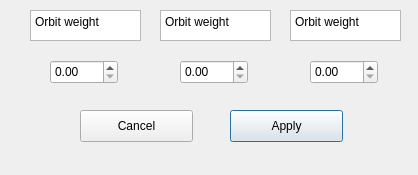
<?xml version="1.0" encoding="UTF-8"?>
<ui version="4.0">
 <class>ChangeBpmsWeight</class>
 <widget class="QDialog" name="ChangeBpmsWeight">
  <property name="geometry">
   <rect>
    <x>0</x>
    <y>0</y>
    <width>418</width>
    <height>175</height>
   </rect>
  </property>
  <property name="windowTitle">
   <string>Change BPM's weights</string>
  </property>
  <widget class="QPushButton" name="pushButton">
   <property name="geometry">
    <rect>
     <x>230</x>
     <y>110</y>
     <width>113</width>
     <height>32</height>
    </rect>
   </property>
   <property name="text">
    <string>Apply</string>
   </property>
  </widget>
  <widget class="QPushButton" name="pushButton_2">
   <property name="geometry">
    <rect>
     <x>80</x>
     <y>110</y>
     <width>113</width>
     <height>32</height>
    </rect>
   </property>
   <property name="text">
    <string>Cancel</string>
   </property>
  </widget>
  <widget class="QDoubleSpinBox" name="doubleSpinBox">
   <property name="geometry">
    <rect>
     <x>50</x>
     <y>60</y>
     <width>68</width>
     <height>24</height>
    </rect>
   </property>
  </widget>
  <widget class="QDoubleSpinBox" name="doubleSpinBox_2">
   <property name="geometry">
    <rect>
     <x>180</x>
     <y>60</y>
     <width>68</width>
     <height>24</height>
    </rect>
   </property>
  </widget>
  <widget class="QDoubleSpinBox" name="doubleSpinBox_3">
   <property name="geometry">
    <rect>
     <x>310</x>
     <y>60</y>
     <width>68</width>
     <height>24</height>
    </rect>
   </property>
  </widget>
  <widget class="QPlainTextEdit" name="plainTextEdit">
   <property name="geometry">
    <rect>
     <x>30</x>
     <y>10</y>
     <width>111</width>
     <height>31</height>
    </rect>
   </property>
   <property name="plainText">
    <string>Orbit weight</string>
   </property>
  </widget>
  <widget class="QPlainTextEdit" name="plainTextEdit_2">
   <property name="geometry">
    <rect>
     <x>160</x>
     <y>10</y>
     <width>111</width>
     <height>31</height>
    </rect>
   </property>
   <property name="plainText">
    <string>Orbit weight</string>
   </property>
  </widget>
  <widget class="QPlainTextEdit" name="plainTextEdit_3">
   <property name="geometry">
    <rect>
     <x>290</x>
     <y>10</y>
     <width>111</width>
     <height>31</height>
    </rect>
   </property>
   <property name="plainText">
    <string>Orbit weight</string>
   </property>
  </widget>
 </widget>
 <resources/>
 <connections/>
</ui>
